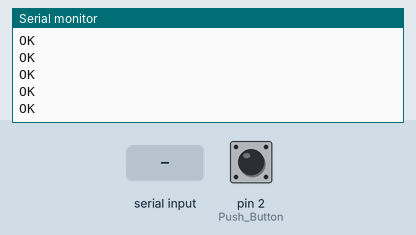
Bench run of a sketch on a simulated Arduino Mega 2560, built with avr-gcc and run on an emulated ATmega2560. Shown: the last lines printed to the serial monitor. The test bench sets the inputs (shaded band); at power-on: pin 2 (Push_Button) LOW. The modem accepts every AT command (registered, SIM ready, sends succeed) and sends nothing else.

Above: at 3.0 s.
3.1 s: pin 2 (Push_Button) pulled HIGH for 0.15 s
At 4.2 s:
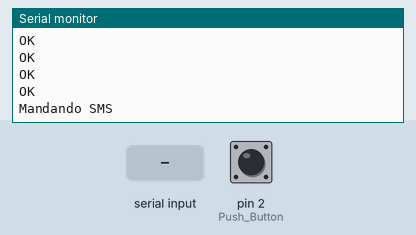
6.2 s: "1" received over the second serial link
At 6.6 s:
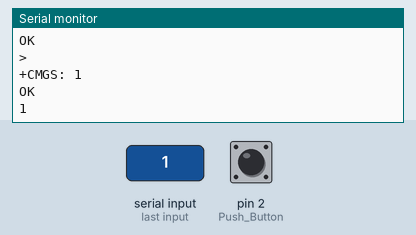
7.7 s: "0" received over the second serial link
At 9.0 s:
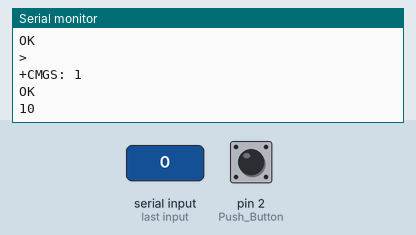

Measured:
- after the input at 3.1 s, the serial monitor: prints a new line at once (image 1)
- after the input at 6.2 s, the serial monitor: prints a new line at once (image 2)
- after the input at 7.7 s, the serial monitor: prints a new line at once (image 3)

The sketch:

envio.ino
```cpp
//char numero_cell[]="+14433455571";//meter numero de telefono Tropo1
//char numero_cell[]="+14382281357";//meter numero de telefono Tropo2
char numero_cell[]="+14433455571";//meter numero de telefono Roger
//char numero_cell[]="+17864540964";//meter numero de telefono Arranz
//char numero_cell[]="5543595053";//meter numero de telefono Anibal
//char numero_cell[]="+14089098523";//meter numero de telefono Plivo

int Push_Button= 2;

void setup()
{
  Serial.begin(9600);
  Serial3.begin(9600);
  configuracion_inicial();
  pinMode(Push_Button,INPUT);
}

void loop()
{
  receive_sms();
  //if (Serial.available()>0){
  int State_Push= digitalRead(Push_Button);
  if(State_Push != LOW){
    Serial.println("Mandando SMS");
    send_sms();
  }
   //}
}

//////////////////////////////////////////////////////////////////////////////////////////////////////////////////////////////////////////////////////////////////////////////
void configuracion_inicial()//configura los codigos de lectura de mensajes
{
  Serial3.println("AT+IPR=9600");
  delay(200);
  Serial3.println("AT+CMGF=1");
  delay(200);
  Serial3.println("AT+CMGR=?");//ACTIVAMOS CODIGO PARA RECIBIR MENSAJES
  delay(200);
  Serial3.println("AT+CNMI=2,2,0,0");//ACTIVAMOS PARA VER MENSAJES
  delay(200);
  Serial3.println("AT+CMGD=1,4");//BORRA TODOS LOS SMS EN <mem1>
  delay(1000);

  Serial.println("configuracion terminada");
  Serial.println("Hola Tecnomadas");
}

//////////////////////////////////////////////////////////////////////////////////////////////////////////////////////////////////////////////////////////////////////////////
void receive_sms() {

  if (Serial3.available()){
    Serial.write(Serial3.read());
  }

  if (Serial.available()){
    Serial3.write(Serial.read());
  }

}

///////////////////////////////////////////////////////////////////////////////////////////////////////////////////////////////////ENVIO DE MENSAJES
void send_sms()
    {
      Serial3.println("AT+CMGF=1");//modo texto
      delay(2000);
      Serial3.print("AT+CMGS=");//comando de envio de mensaje, (aqui empieza la aventura SMS)
      Serial3.print((char)34); //poner el caracter "(Comilla) empleando el codigo ASCII
      Serial3.print(numero_cell); //colocamos numero de telefono
      Serial3.println((char)34); //volvemos a poner el caracter "(Comilla) empleando el codigo ASCII
      delay(200); //tiempo para que de respuesta el modulo al signo de: >
      Serial3.print("1, 2"); //mensaje a enviar
      //Serial3.print(200); //mensaje a enviar
      Serial3.print((char)26); //ponemos el símbolo ascii 26,que corresponde a CTRL+Z,con lo que el módulo sabe que el sms termino (termina la aventura SMS)

      Serial.println("1, 2");//mensaje a enviar (Refeljado en el monitor serial de debugeo)
    }
```
